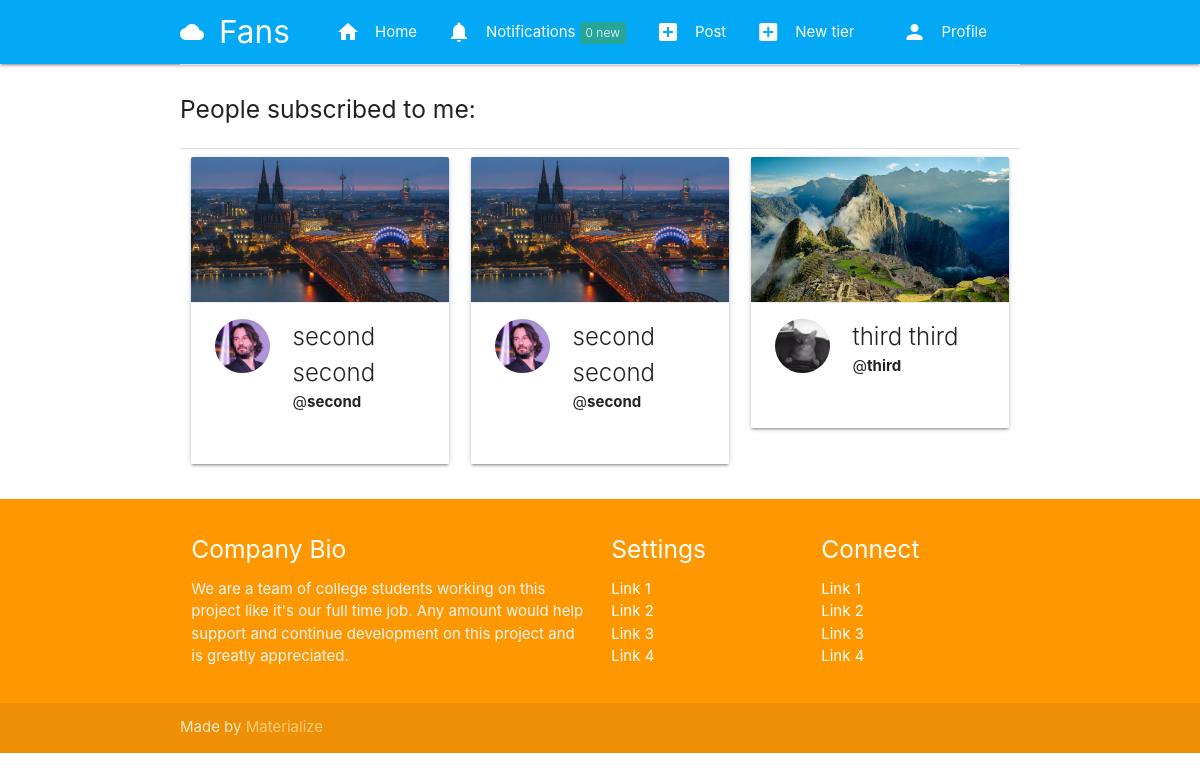
The app's page /sub/myfans (signed in) with its own data.
### tier/models.py (models this page shows, shortened)
class Subscription(models.Model):
    subscriber = models.ForeignKey(User, related_name=("subscriber"), on_delete=models.CASCADE)
    subscribed = models.ForeignKey(User, related_name=("subscribed"), on_delete=models.CASCADE)
    tier = models.ForeignKey(Tier, related_name=("tier"), on_delete=models.CASCADE)
    date = models.DateTimeField(auto_now_add=True)
    expired = models.BooleanField(default=False)

### authy/models.py (models this page shows, shortened)
class Profile(models.Model):
	user = models.OneToOneField(User, on_delete=models.CASCADE, related_name='profile')
	location = models.CharField(max_length=50, null=True, blank=True)
	url = models.CharField(max_length=80, null=True, blank=True)
	profile_info = models.TextField(max_length=150, null=True, blank=True)
	created = models.DateField(auto_now_add=True)
	picture = models.ImageField(upload_to=user_directory_path_profile, blank=True, null=True, verbose_name='Picture')
	banner = models.ImageField(upload_to=user_directory_path_banner, blank=True, null=True, verbose_name='Banner')

### tier/views.py (the view)
# urls.py: path('myfans',fans_list,name='myfans'),
def fans_list(request):
  my_fans = Subscription.objects.filter(subscribed=request.user)
  context = {
    'my_fans':my_fans,
    }
  return render(request,'fans_list.html',context)

### authy/views.py (called while the page is built)
def side_nav_info(request):
	user = request.user
	nav_profile = None
	fans = None
	follows = None
	if user.is_authenticated:
		nav_profile = Profile.objects.get(user=user)
		fans = Subscription.objects.filter(subscribed=user).count()
		follows = Subscription.objects.filter(subscriber=user).count()
	return {'nav_profile': nav_profile, 'fans': fans, 'follows': follows}

### notifications/views.py (called while the page is built)
def count_notifications(request):
  count_notifications = None
  if request.user.is_authenticated:
    count_notifications = Notification.objects.filter(user=request.user,is_seen=False).count()
  return {'count_notifications':count_notifications}

### fans_clone/templates/fans_list.html (shortened to what this page needs)
{% extends 'base.html' %}
{% load static %}
{% block content %}
<div class="divider"></div>
<div class="section">
  <h5>People subscribed to me:</h5>
</div>
<div class="divider"></div>
{% for person in my_fans %}
    <div class="col s12 m4">
              <div class="card">
                <div class="card-image">
                {% if person.subscriber.profile.banner %}
                    <img src="{{ person.subscriber.profile.banner.url }}">
                  {% else %}
                    <img src="{% static 'img/nobanner.jpg' %}">
                  {% endif %}
                </div>
                <div class="card-action">
                    <div class="row">
                        <div class="col s4">
                        {% if person.subscriber.profile.picture %}
                            <img src="{{ person.subscriber.profile.picture.url }}" class="circle responsive-img">
                          {% else %}
                            <img src="{% static 'img/no_avatar.jpg' %}" class="circle responsive-img">
                          {% endif %}
                        </div>
                        <div class="col s8">
                            <span class="card-title">
                                {{ person.subscriber.first_name }} {{ person.subscriber.last_name }}
                            </span>
                            <br>
                            <span>@<b>{{ person.subscriber.username }}</b></span>
                        </div>
                    </div>
                </div>
              </div>
    </div>
{% endfor %}
{% endblock %}

### records on screen
Subscription: subscriber.profile.banner (picture), subscriber.profile.picture (placeholder picture), subscriber.first_name "second", subscriber.last_name "second", subscriber.username "second"
Subscription: subscriber.profile.banner (picture), subscriber.profile.picture (placeholder picture), subscriber.first_name "second", subscriber.last_name "second", subscriber.username "second"
Subscription: subscriber.profile.banner (picture), subscriber.profile.picture (placeholder picture), subscriber.first_name "third", subscriber.last_name "third", subscriber.username "third"

### other values on screen
{{ count_notifications }} "0"
